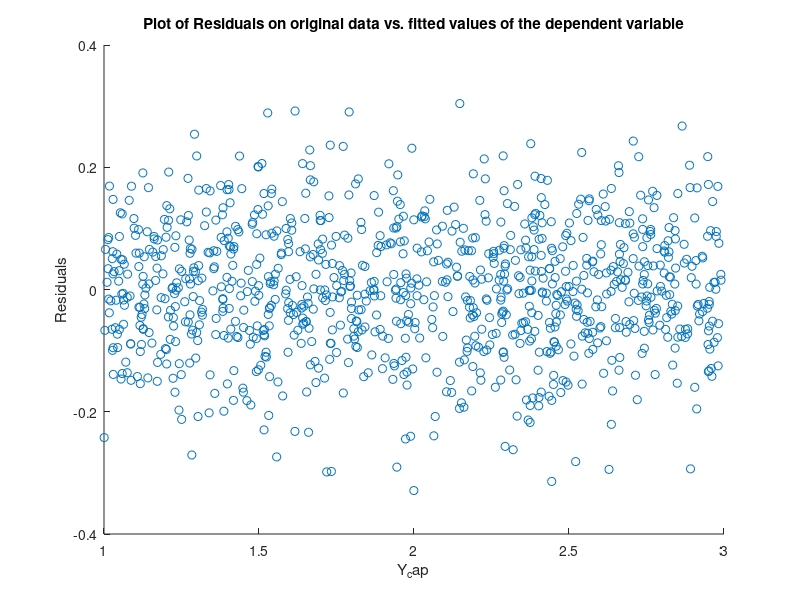
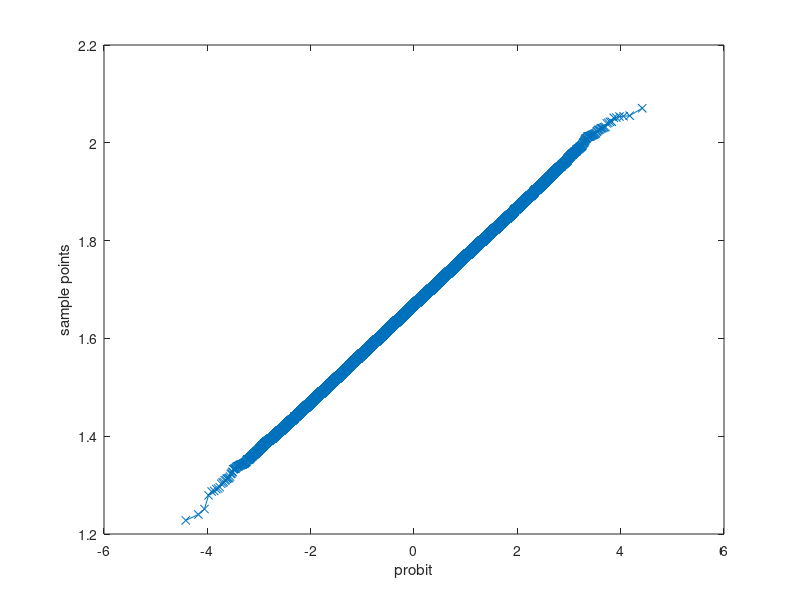
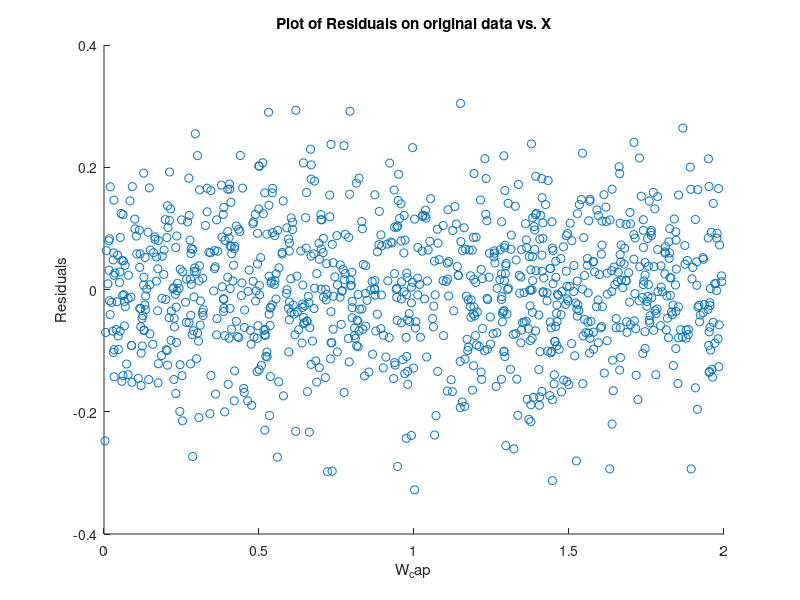
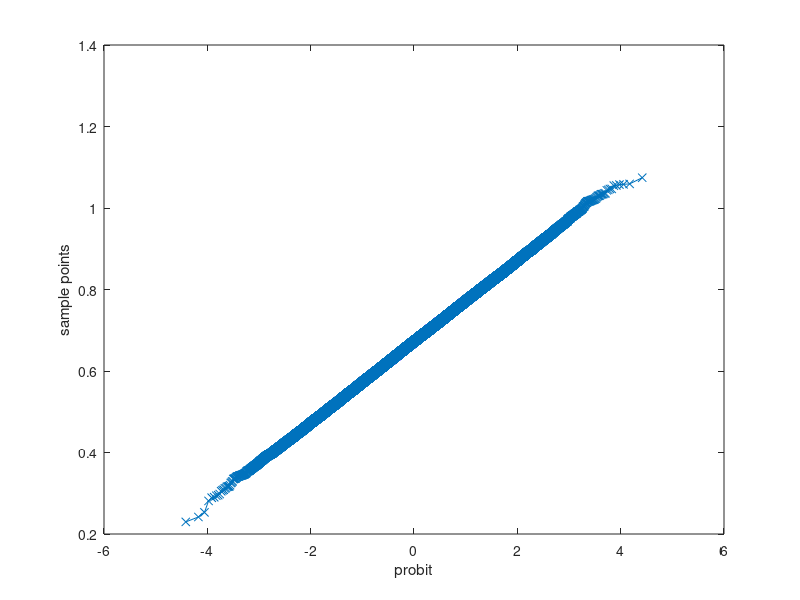

MATLAB code for these plots, in order:
% original model perfect
clear all;
clc;

n = 1000;
X_1 = ones(n,1);
X_2 = rand(n,1);
X = [X_1, X_2];

% transformation on X
% X_3 = (X_2.^2).*log(X_2.^2);
% X_t = [X_1, X_2_sq, X_3];

beta0 = 1;
beta1 = 2;

% normal error
er = normrnd(0, 0.1, n, 1);

% original model
Y = beta0 + beta1*(X_2) + er;

% regression on original data
[b,bint,r] = regress(Y,X);
Y_cap = b(1) + b(2)*(X_2);

% residual plot to check 
figure, scatter(Y_cap, r);
title ('Plot of Residuals on original data vs. fitted values of the dependent variable');
xlabel('Y_cap');
ylabel('Residuals');

% qq plot to check deviation in distribution of Y from normality
m = 100000;
er_d = normrnd(0, 0.1, m, 1);
Y_d = beta0 + beta1*(X_2(50)) + er_d;
figure, qqplot(Y_d);

% Box-Cox transformation on Y
GM = geomean(Y);
V = @(lambda) (((Y.^lambda)-1)./(lambda*(GM^(lambda-1))));
V_cap = @(lambda) (X*(inv(X'*X))*(X')*V(lambda));
RSS = @(lambda) ((V(lambda)-V_cap(lambda))'*(V(lambda)-V_cap(lambda)));
lambda_max = fminbnd(RSS, -10, 10);
W = V(lambda_max);  % transformed Y
W_d = (((Y_d.^lambda_max)-1)./(lambda_max*(GM^(lambda_max-1))));

% regression on transformed data
[b_t,bint_t,r_t] = regress(W,X);
W_cap = b_t(1) + b_t(2)*(X_2);
figure, scatter(W_cap,r_t);
title ('Plot of Residuals on original data vs. X');
xlabel('W_cap');
ylabel('Residuals');

% qq plot to check distribution of Y after transformation
figure, qqplot(W_d);